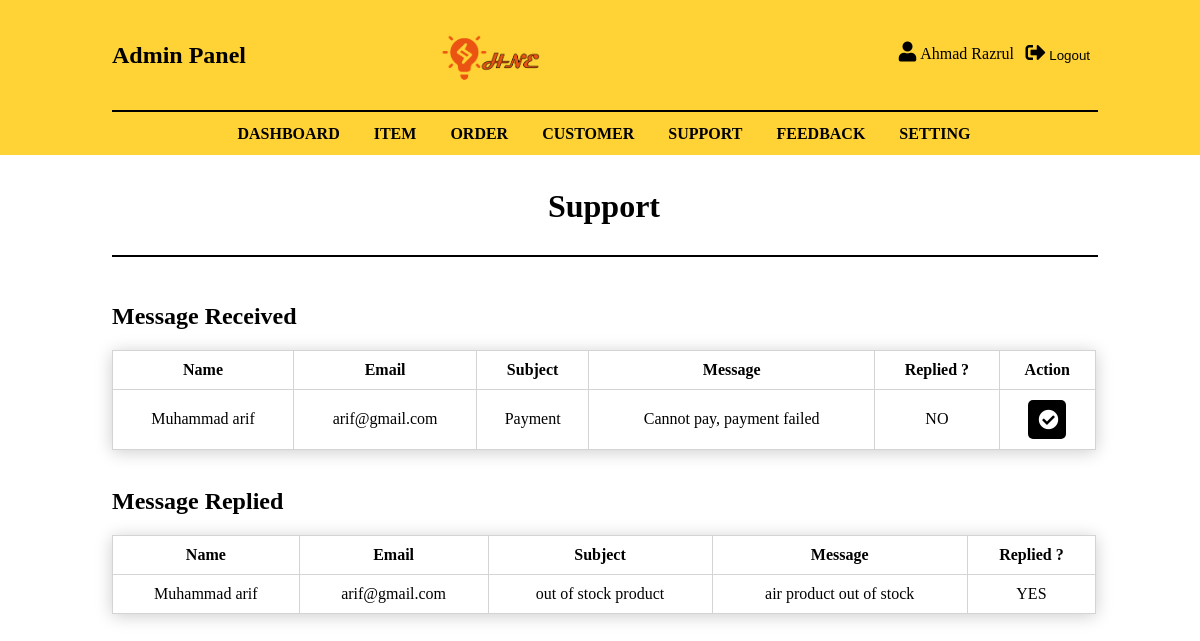
The page /admin/support.php (signed in) on the database its author committed.
### tables this page shows
CREATE TABLE `he_user` (
  `userID` varchar(255) NOT NULL,
  `userName` varchar(100) NOT NULL,
  `userEmail` varchar(50) NOT NULL,
  `userPassword` varchar(50) NOT NULL,
  `userNo` varchar(15) NOT NULL,
  `userGender` varchar(10) NOT NULL,
  `role` varchar(10) NOT NULL
);

CREATE TABLE `he_contact` (
  `id` int(11) NOT NULL,
  `userName` varchar(50) NOT NULL,
  `userEmail` varchar(100) NOT NULL,
  `subject` varchar(100) NOT NULL,
  `msg` varchar(255) NOT NULL,
  `reply` varchar(255) NOT NULL
);

### admin/support.php (the view, shortened to what this page needs)
<?php
	include ('header.php');
	$sql = "SELECT * FROM he_contact WHERE reply='NO'";
	$result = $connection->query($sql);
	$check = $result->num_rows;
	$sql2 = "SELECT * FROM he_contact WHERE reply='YES'";
	$result2 = $connection->query($sql2);
	$check2 = $result2->num_rows;
	echo '
		<div class="body-main body-admin">
			<div class="wrap">
				<h1 class="content-title">Support</h1>
				<hr>
				<br><br>
				<div class="single-content customer">
					<div class="title-customer">
						<h2>Message Received</h2>
					</div>
					<div class="table-content-customer">
	';
						if ($check > 0) {
							echo '
								<table border="1" class="customer-table">
									<tr>
										<th>Name</th>
										<th>Email</th>
										<th>Subject</th>
										<th>Message</th>
										<th>Replied ?</th>
										<th>Action</th>
									</tr>
							';
							while ($support = $result->fetch_array()) {
								echo '
									<tr>
										<td>'.$support['userName'].'</td>
										<td>'.$support['userEmail'].'</td>
										<td>'.$support['subject'].'</td>
										<td>'.$support['msg'].'</td>
										<td>'.$support['reply'].'</td>
										<td>
											<form action="" method="POST">
												<button type="submit" class="btn-submit support-btn"
													name="reply" value="'.$support['id'].'">
														<i class="fas fa-check-circle"></i>
												</button>
											</form>
										</td>
									</tr>
								';
							}
							echo '
								</table>
							';
						} else {
							echo '<h3 style="width:100%;">No message received</h3>';
						}
	echo '
					</div>
				</div>
				<br>
				<div class="single-content customer">
					<div class="title-customer">
						<h2>Message Replied</h2>
					</div>
					<div class="table-content-customer">
	';
						if ($check2 > 0) {
							echo '
								<table border="1" class="customer-table">
									<tr>
										<th>Name</th>
										<th>Email</th>
										<th>Subject</th>
										<th>Message</th>
										<th>Replied ?</th>
									</tr>
							';
							while ($support2 = $result2->fetch_array()) {
								echo '
									<tr>
										<td>'.$support2['userName'].'</td>
										<td>'.$support2['userEmail'].'</td>
										<td>'.$support2['subject'].'</td>
										<td>'.$support2['msg'].'</td>
										<td>'.$support2['reply'].'</td>
									</tr>
								';
							}
							echo '
								</table>
							';
						} else {
							echo '<h3 style="width:100%;">No message replied</h3>';
						}
	echo '
					</div>
				</div>
				<br><br>
			</div>
		</div>
	';
?>

### admin/header.php (shortened to what this page needs)
<?php
	require ('../config.php');
    $userID = $_SESSION['user'];
    $sql = "SELECT userName FROM he_user WHERE userID='$userID'";
    $result = $connection->query($sql);
    $user = $result->fetch_array();
	echo'
		<!DOCTYPE html>
		<html>
			<head>
				<title>HouzNeed Electrical</title>
				<link rel="stylesheet" type="text/css" href="../css/style.css" />
				<link rel="shortcut icon" type="../image/icon" href="../images/favicon.png"/>
				<link rel="stylesheet" href="../css/all.css">
			</head>
			<body>
				<div class="header-main admin">
					<div class="wrap">
						<div class="title-admin-panel">
							<h2>Admin Panel</h2>
						</div>
						<div class="logo-main">
							<a href="../index.php"><img src="../images/logo.png" width="100px" height="100px"></a>
						</div>
						<div class="mini-user-site">
							<a href="index.php"><i class="fas fa-user"></i>&nbsp;'.$user['userName'].'</a>
							<form action="" method="POST">
								<button class="btn-logout" type="submit" name="logout">
									<i class="fas fa-sign-out-alt"></i>&nbsp;Logout
								</button>
							</form>
						</div>
						<hr>
						<br>
						<ul class="main-menu">
							<li><a href="index.php">Dashboard</a></li>
							<li><a href="item.php">Item</a></li>
							<li><a href="order.php">Order</a></li>
							<li><a href="customer.php">Customer</a></li>
							<li><a href="support.php">Support</a></li>
							<li><a href="feedback.php">Feedback</a></li>
							<li><a href="setting.php">Setting</a></li>
						</ul>
					</div>
				</div>
	';
?>

### css/style.css (style rules this page uses)
body { margin :0px; overflow-x: hidden; font-family: Calibri; }
a { color: black; text-decoration: none; }
i.fas.fa-user, i.fas.fa-shopping-cart, i.fas.fa-sign-out-alt, i.far.fa-money-bill-alt, i.fas.fa-credit-card { font-size: 20px; }
form { width: 100%; }
::placeholder { color:black; }
.header-main, .footer-main { display: -webkit-box; background-color: #ffd335; }
.header-main hr, .body-main hr { float: left; width: 100%; border-style: solid; border-color: black; border-width: 0.5px; }
.body-main { display: -webkit-box; }
.wrap { padding: 1%; width: 82%; margin: 0 120px 0 100px; }
h1.content-title { text-align: center; }
.header-main .wrap { padding-bottom: 0px; }
.logo-main { width: 33.333%; float: left; height: 90px; }
.logo-main a { display: -webkit-box; text-align: -webkit-center; }
.mini-user-site { width: 33.333%; float: right; text-align: right; margin-top: 3%; }
.main-menu { float: left; width: 100%; text-align: center; margin-top: -8px; text-transform: uppercase; font-weight: bold; list-style: none; padding: 0px; margin-bottom: 0px; }
.main-menu li { display: inline-block; height: 29px; }
.main-menu a { padding: 0 15px; }
.single-content { display: -webkit-box; }
button.btn-submit { height: 39px; background: black; border: none; padding: 10px; font-weight: 600; color: white; border-radius: 5px; width: 20%; }
button.btn-logout { background: none; border: none; cursor: pointer; }
.body-admin button.btn-submit { width: 10%; }
.header-main.admin ul.main-menu { margin-top: 5px; }
.header-main.admin .main-menu li { height: 30px; }
.admin .mini-user-site form { display: inline-block; float: right; width: 25%; }
.title-admin-panel { width: 33.333%; float: left; margin-top: 3%; }
.title-admin-panel h2 { margin: 0px; }
.single-content.customer { display: block; }
.single-content.customer table.customer-table { text-align: center; width: 100%; border: 1px solid #d4d4d4; border-collapse: collapse; box-shadow: 0px 2px 16px 0px rgba(0,0,0,0.2); }
.single-content.customer table.customer-table th, .single-content.customer table.customer-table td { padding: 10px; }
button.btn-submit.support-btn { width: 50%; }
button.btn-submit.support-btn .fas { font-size: 20px; }

### css/all.css (style rules this page uses)
.fa, .fas, .far, .fal, .fab { -moz-osx-font-smoothing: grayscale; -webkit-font-smoothing: antialiased; display: inline-block; font-style: normal; font-variant: normal; text-rendering: auto; line-height: 1; }
.fa-check-circle:before { content: "\f058"; }
.fa-sign-out-alt:before { content: "\f2f5"; }
.fa-user:before { content: "\f007"; }
.fa, .fas { font-family: 'Font Awesome 5 Free'; font-weight: 900; }

### rows shown on the page
he_user: userName "Ahmad Razrul"
he_contact: userName "Muhammad arif", userEmail "arif@gmail.com", subject "Payment", msg "Cannot pay, payment failed", reply "NO", $support['id'] 2 (drawn)
he_contact: userName "Muhammad arif", userEmail "arif@gmail.com", subject "out of stock product", msg "air product out of stock", reply "YES"
